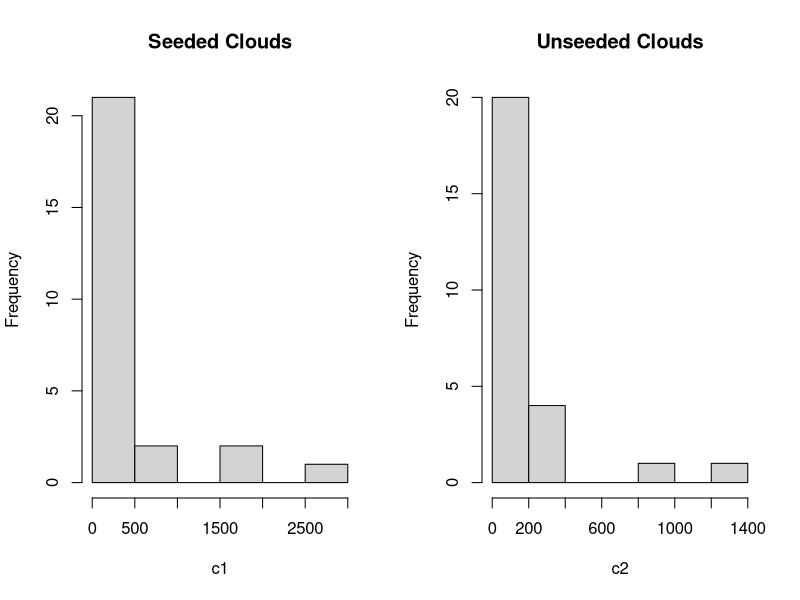
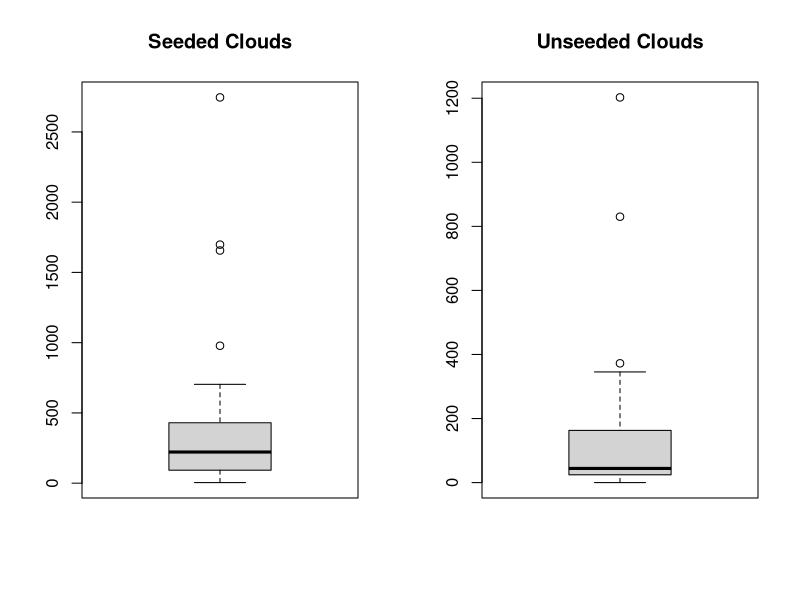
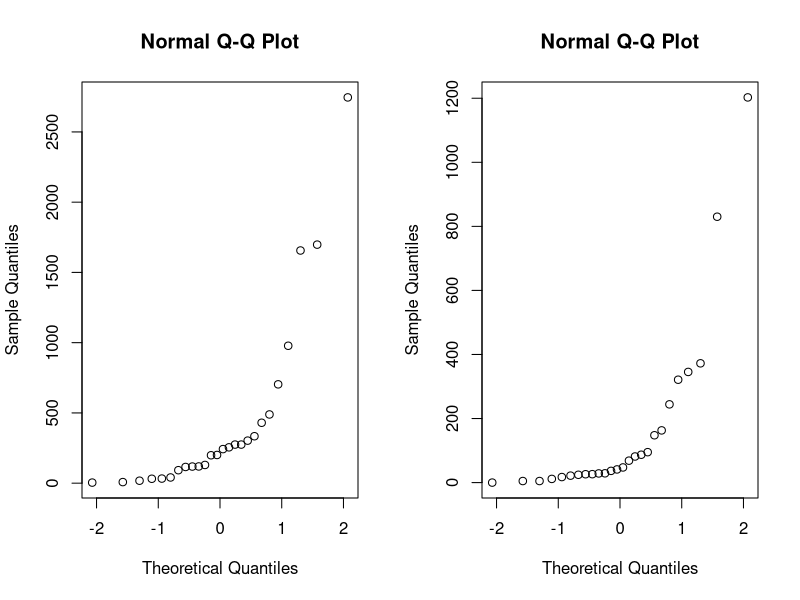
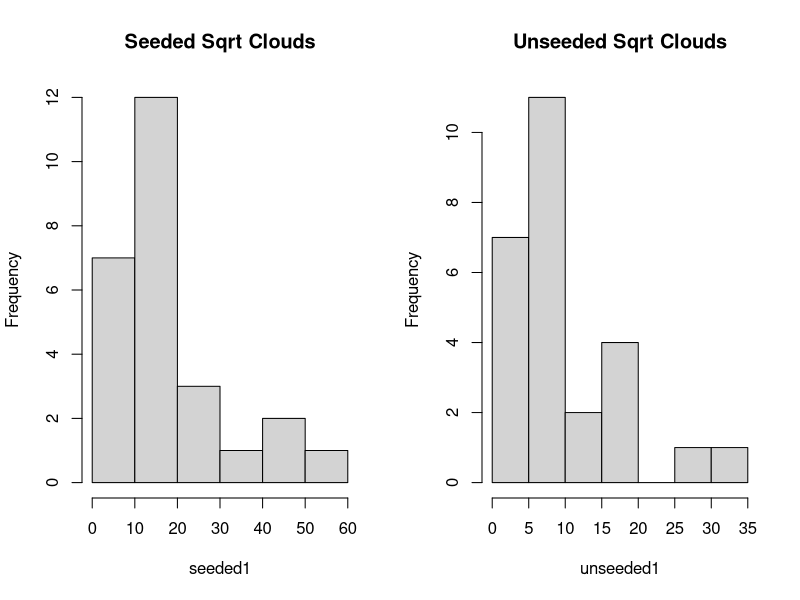
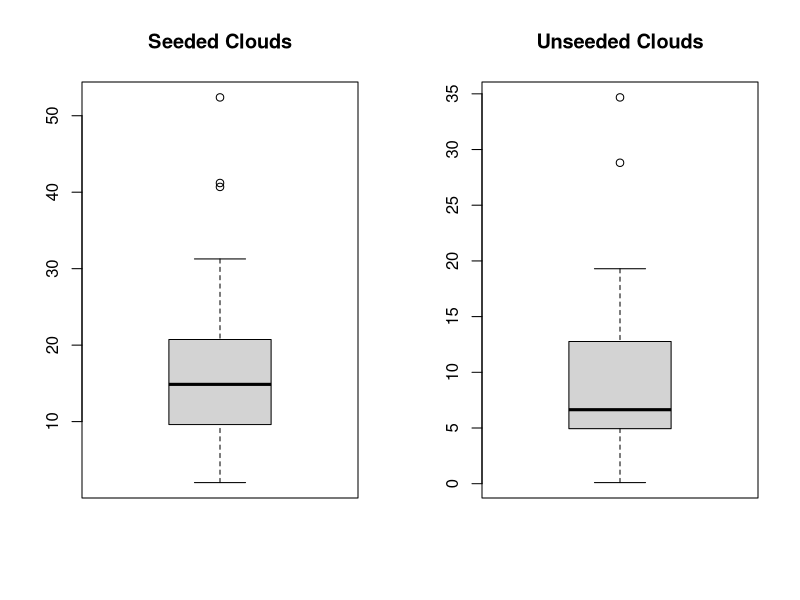
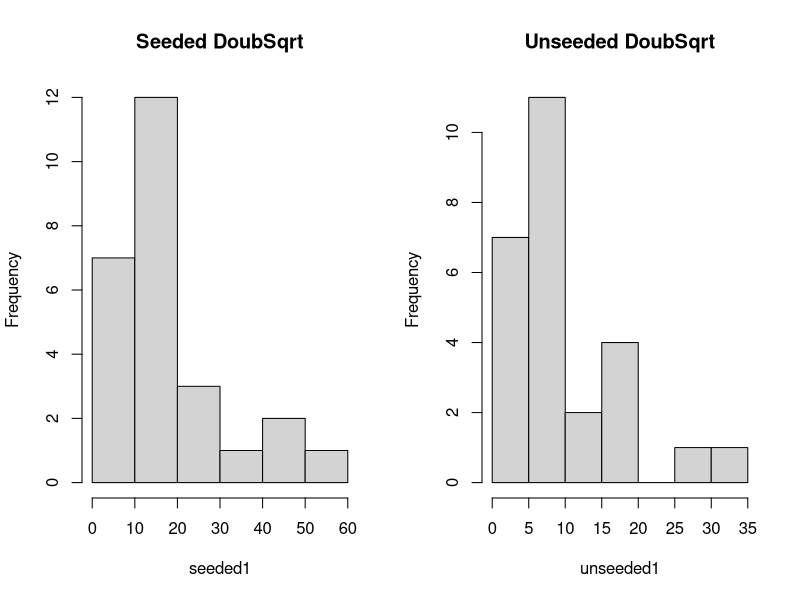
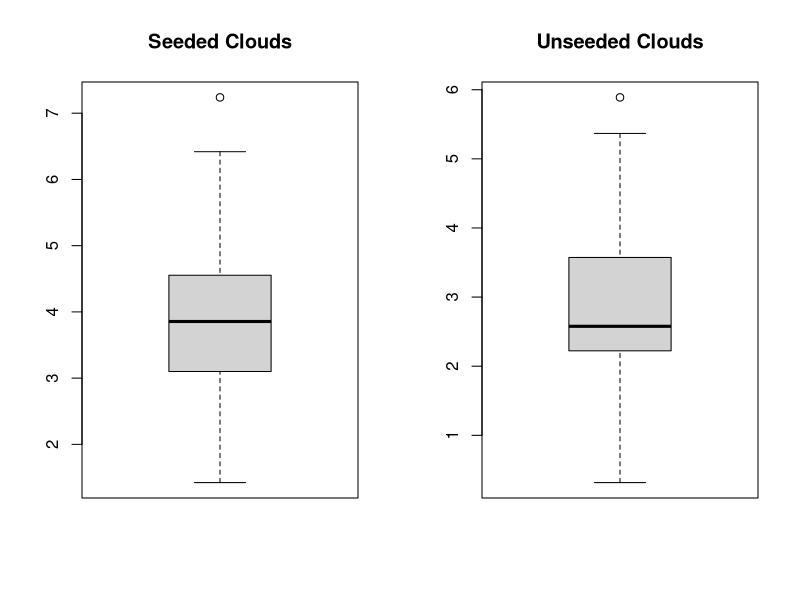
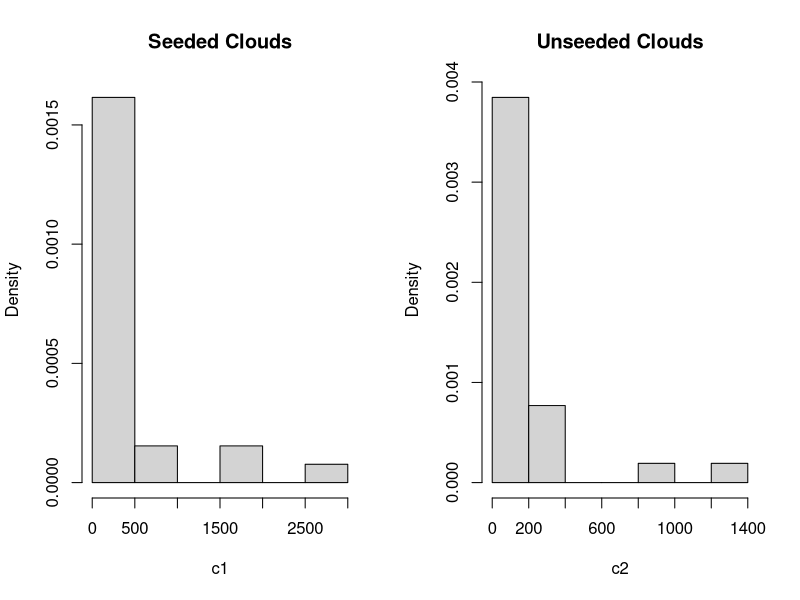

Write R code to recreate these figures, in order.
# To improve rain fall in dry areas, an experiment was carried out with 52 clouds. Scientists investigated whether the addition of silver nitrate leads to more rainfall. They chose 26 out of a sample of 52 clouds and seeded it with silver nitrate. 
#Test whether silver nitrate has an effect by performing three tests: the two samples t-test (argue whether the data are paired or not), the Mann-Whitney test and the Kolmogorov-Smirnov test. Indicate whether these tests are actually applicable for our research question. Comment on your findings. 

data <- read.table("datas/clouds.txt", header = TRUE)
head(data) ;

c1 = data[,1] # seeded 
c2 = data[,2] # unseeded
length.c1 <-length(c1) ;

par(mfrow=c(1,2)) ; hist(c1,main = "Seeded Clouds") ; hist(c2,main = "Unseeded Clouds")
boxplot(c1,main="Seeded Clouds") ; boxplot(c2,main = "Unseeded Clouds")

shapiro.test(c1) ; shapiro.test(c2)

# the two samples t-test assumes that both samples come from a normal population.
t.test(c1,c2)

qqnorm(c1) ; qqnorm(c2) # Normality of both samples is doubtful


# the Mann-Whitney test is based on ranks but not assume normality
wilcox.test(c1,c2)
# p-value of 0.01 < 0.05, hence Ho is rejected.

#  Kolmogorov-Smirnov test assume normality
ks.test(c1,c2)
# p-value of 0.02 < 0.05, hence Ho is rejected.


# Repeat the procedures from a) first on the square root of the values in clouds.txt, then on the square root of the square root of the values in clouds.txt. Comment on your findings.
sq.data <- sqrt(data) ; sq.data 
sq.of.sq.data <- sqrt(sq.data) ; sq.of.sq.data

seeded1 = sq.data[,1] ; seeded2 = sq.of.sq.data[,1] ; seeded1 ; seeded2
unseeded1 = sq.data[,2] ; unseeded2 = sq.of.sq.data[,2] ; unseeded1 ; unseeded2

par(mfrow=c(1,2)) ; hist(seeded1,main = "Seeded Sqrt Clouds") ; hist(unseeded1,main = "Unseeded Sqrt Clouds")
boxplot(seeded1,main="Seeded Clouds") ; boxplot(unseeded1,main = "Unseeded Clouds")
shapiro.test(c1) ; shapiro.test(c2)

par(mfrow=c(1,2)) ; hist(seeded1,main = "Seeded DoubSqrt") ; hist(unseeded1,main = "Unseeded DoubSqrt")
boxplot(seeded2,main="Seeded Clouds") ; boxplot(unseeded2,main = "Unseeded Clouds")
shapiro.test(seeded2) ; shapiro.test(unseeded2)


t.test(seeded1, unseeded1)
t.test(seeded2, unseeded2)

t.test(seeded1, unseeded1, paired = TRUE) # it's essential to add paired = TRUE
t.test(seeded2, unseeded2, paired = TRUE)

wilcox.test(seeded1,unseeded1)
wilcox.test(seeded2,unseeded2)

ks.test(seeded1,unseeded1)
ks.test(seeded2,unseeded2)


#  Assuming  X1...X26 ~ Exp(λ) and using the central limit theorem, find an estimate λ^ of λ and construct a 95%-CI for λ.

mean.c1 <- mean(c1) ; mean.c1

par(mfrow=c(1,2))
hist(c1, prob = T,main = "Seeded Clouds") ; hist(c2, prob = T,main = "Unseeded Clouds") 

M = 1000
Tstar = numeric(M)

for (i in 1:M) {
  Xstar = rexp(length.c1,1) ; # surrogate vector of Exp(λ)
  Tstar[i] = mean(Xstar)
}

Tstar.25 <- quantile(Tstar,0.025)
Tstar.975 <- quantile(Tstar,0.975)

sum(Tstar<Tstar.25)
c(2*mean.c1-Tstar.975,2*mean.c1-Tstar.25)
#   97.5%     2.5% 
#  882.5396 883.3353
# The 95% CI for the seeded clouds is [882,883], it's mean is 441

# By using a bootstrap test with the test statistic T =median(X1,...X26) test the hypothesis Ho : X1...X26 ~ Exp(λo) with the parameter λo=λ^

T.star <- numeric(M)
median.data <- median(c1) ; median.data
for (i in 1:M) {
  X.star <- rexp(length.c1,1)
  T.star[i] <- median(X.star)
}

hist(Tstar,prob=T)
pl <- sum(T.star<median.data)/M ; pr <- sum(T.star> median.data)/M
p <- 2*min(pl,pr)
pl ; pr ; p

# Test this also by the Kolmogorov-Smirnov test
ks.test(c1, "pnorm")
# Since the p-value(2.2e-16) is less than .05, we reject the null hypothesis. We have sufficient evidence to say that the sample data does not come from a normal distribution.


# Using an appropriate test, verify whether the median precipitation for seeded clouds is less than 300. Next, design and perform a test to check whether the fraction of the seeded clouds with the precipitation less than 30 is at most 25%.
